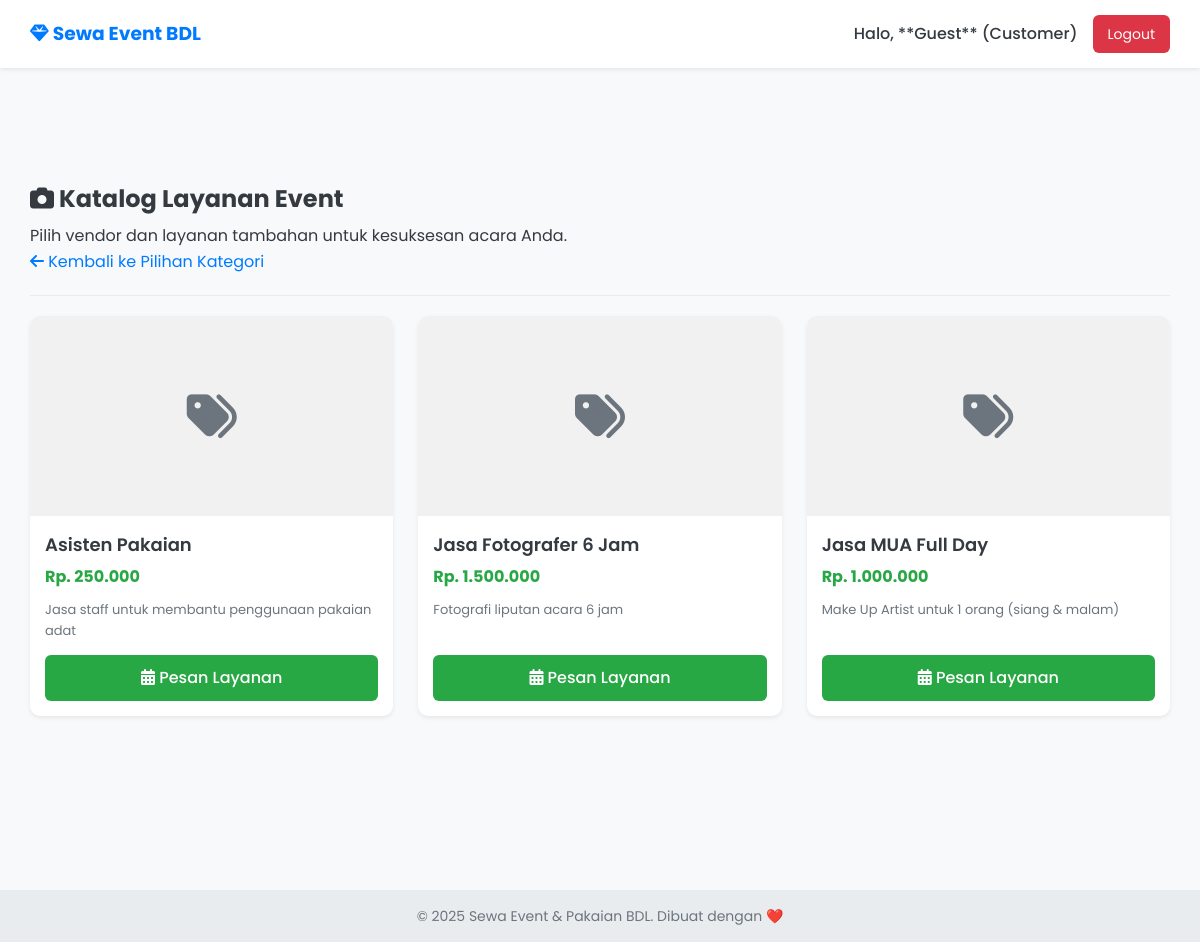
Screenshot of /views/customer/katalog_event.php with the database file from the repository.
### tables this page shows
CREATE TABLE `layanan_event` (
  `id_layanan` int(11) NOT NULL,
  `id_vendor` int(11) DEFAULT NULL COMMENT 'NULL jika layanan internal',
  `nama_layanan` varchar(100) NOT NULL,
  `deskripsi` text DEFAULT NULL,
  `biaya_layanan` decimal(10,0) NOT NULL
);

### views/customer/katalog_event.php (the view, shortened to what this page needs)
<?php
require_once '../../config/koneksi.php';
$query_layanan = "SELECT id_layanan, nama_layanan, deskripsi, biaya_layanan FROM layanan_event ORDER BY nama_layanan ASC";
$result_layanan = mysqli_query($koneksi, $query_layanan);
?>
<!DOCTYPE html>
<html lang="id">
<head>
    <link rel="stylesheet" href="../../assets/css/style.css">
    <link rel="stylesheet" href="https://cdnjs.cloudflare.com/ajax/libs/font-awesome/6.0.0-beta3/css/all.min.css">
</head>
<body>
    <?php include('../includes/header.php'); ?>
    <div class="wrapper" style="display: block;">
        <div class="main-content" style="margin-left: 0; max-width: 1200px; margin: 90px auto 30px auto;">
            <h2><i class="fas fa-camera"></i> Katalog Layanan Event</h2>
            <p>Pilih vendor dan layanan tambahan untuk kesuksesan acara Anda.</p>
            <a href="index.php" style="margin-bottom: 20px; display: inline-block;"><i class="fas fa-arrow-left"></i> Kembali ke Pilihan Kategori</a>
            <hr>
            <div class="catalog-grid">
                <?php if ($result_layanan && mysqli_num_rows($result_layanan) > 0): ?>
                    <?php while ($layanan = mysqli_fetch_assoc($result_layanan)): ?>
                    <div class="product-card">
                        <div style="height: 200px; display: flex; align-items: center; justify-content: center; background-color: #f1f1f1; font-size: 50px; color: var(--secondary-color);">
                            <i class="fas fa-tags"></i>
                        </div>
                        <div class="product-card-body">
                            <h5><?php echo htmlspecialchars($layanan['nama_layanan']); ?></h5>
                            <p class="price">Rp. <?php echo number_format($layanan['biaya_layanan'], 0, ',', '.'); ?></p>
                            <p class="stok" style="height: 40px; overflow: hidden; font-size: 13px;"><?php echo htmlspecialchars($layanan['deskripsi']); ?></p>
                            <a href="katalog_event.php?action=tambah&id=<?php echo htmlspecialchars($layanan['id_layanan']); ?>"
                               class="rent-btn" style="background-color: var(--success-color);">
                                <i class="fas fa-calendar-alt"></i> Pesan Layanan
                            </a>
                            </div>
                    </div>
                    <?php endwhile; ?>
                <?php else: ?>
                    <p style="grid-column: 1 / -1;">Mohon maaf, saat ini belum ada layanan event yang tersedia dalam katalog.</p>
                <?php endif; ?>
            </div>
        </div>
    </div>
    <?php include('../includes/footer.php'); ?>
</body>
</html>

### views/includes/header.php
<?php
$path_to_logout = '../../logout.php';
?>
<header class="header">
    <h3><i class="fas fa-gem"></i> Sewa Event BDL</h3>
    <div class="user-info">
        <?php if(isset($_SESSION['username'])): ?>
            <span>Halo, **<?php echo htmlspecialchars($_SESSION['username']); ?>** (<?php echo htmlspecialchars($_SESSION['hak_akses']); ?>)</span>
            <a href="<?php echo $path_to_logout; ?>" class="logout-btn">Logout</a>
        <?php else: ?>
            <a href="../../index.php" class="logout-btn">Login</a>
        <?php endif; ?>
    </div>
</header>

### views/includes/footer.php (shortened to what this page needs)
<footer class="footer">
    &copy; <?php echo date('Y'); ?> Sewa Event & Pakaian BDL. Dibuat dengan ❤️
</footer>

### assets/css/style.css (style rules this page uses)
:root { --primary-color: #007bff; --secondary-color: #6c757d; --success-color: #28a745; --warning-color: #ffc107; --danger-color: #dc3545; --light-bg: #f8f9fa; --dark-text: #343a40; --card-bg: #ffffff; --shadow: 0 0.125rem 0.25rem rgba(0, 0, 0, 0.075); }
* { margin: 0; padding: 0; box-sizing: border-box; font-family: 'Poppins', sans-serif; }
body { background-color: var(--light-bg); color: var(--dark-text); line-height: 1.6; }
a { text-decoration: none; color: var(--primary-color); }
.wrapper { display: flex; min-height: 100vh; }
.header { background-color: var(--card-bg); box-shadow: var(--shadow); padding: 15px 30px; position: fixed; top: 0; left: 0; width: 100%; z-index: 100; display: flex; justify-content: space-between; align-items: center; }
.header h3 { color: var(--primary-color); margin: 0; font-weight: 700; }
.user-info { display: flex; align-items: center; }
.user-info span { margin-right: 15px; font-weight: 500; }
.user-info .logout-btn { background-color: var(--danger-color); color: white; padding: 8px 15px; border-radius: 6px; font-size: 14px; transition: background-color 0.3s; }
.main-content { margin-left: 250px; padding: 90px 30px 30px 30px; width: 100%; }
.main-content h2 { color: var(--dark-text); margin-bottom: 5px; }
.main-content hr { margin-top: 0; border: 0; border-top: 1px solid #e9ecef; }
.catalog-grid { display: grid; grid-template-columns: repeat(auto-fit, minmax(280px, 1fr)); gap: 25px; margin-top: 20px; }
.product-card { background-color: var(--card-bg); border-radius: 10px; box-shadow: var(--shadow); overflow: hidden; transition: box-shadow 0.3s; }
.product-card-body { padding: 15px; }
.product-card-body h5 { font-size: 18px; font-weight: 600; color: var(--dark-text); margin-bottom: 5px; }
.product-card-body .price { font-size: 16px; color: var(--success-color); font-weight: 700; margin-bottom: 10px; }
.product-card-body .stok { font-size: 14px; color: var(--secondary-color); margin-bottom: 15px; }
.product-card-body .rent-btn { display: block; width: 100%; text-align: center; background-color: var(--primary-color); color: white; padding: 10px 0; border-radius: 6px; font-weight: 500; transition: background-color 0.3s; }
.footer { text-align: center; padding: 15px; background-color: #e9ecef; color: var(--secondary-color); font-size: 14px; position: relative; width: 100%; margin-top: auto; }

### rows the page displays
layanan_event: nama_layanan "Asisten Pakaian", biaya_layanan "250.000", deskripsi "Jasa staff untuk membantu penggunaan pakaian adat"
layanan_event: nama_layanan "Jasa Fotografer 6 Jam", biaya_layanan "1.500.000", deskripsi "Fotografi liputan acara 6 jam"
layanan_event: nama_layanan "Jasa MUA Full Day", biaya_layanan "1.000.000", deskripsi "Make Up Artist untuk 1 orang (siang & malam)"

### other values shown
$_SESSION['username'] "Guest"
$_SESSION['hak_akses'] "Customer"
